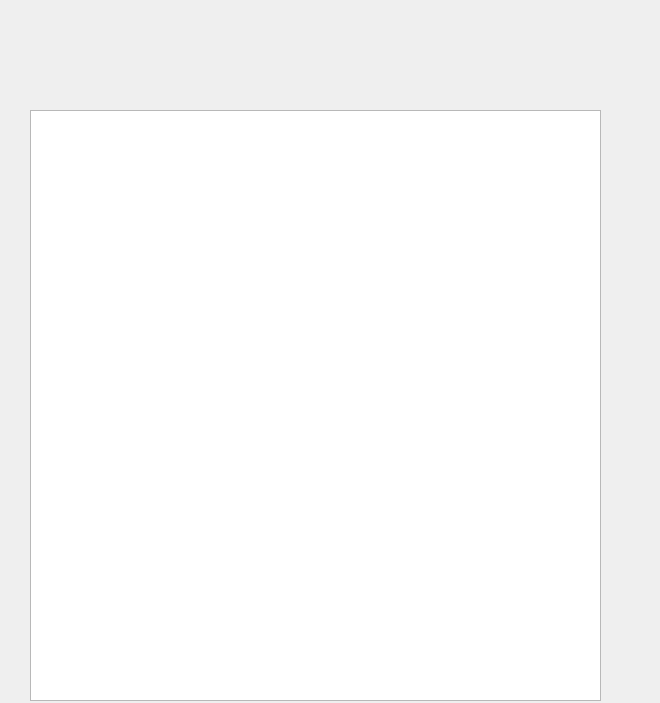
<?xml version="1.0" encoding="UTF-8"?>
<ui version="4.0">
 <class>Widget</class>
 <widget class="QWidget" name="Widget">
  <property name="geometry">
   <rect>
    <x>0</x>
    <y>0</y>
    <width>660</width>
    <height>703</height>
   </rect>
  </property>
  <property name="windowTitle">
   <string>Widget</string>
  </property>
  <widget class="QListView" name="listView">
   <property name="geometry">
    <rect>
     <x>30</x>
     <y>110</y>
     <width>571</width>
     <height>591</height>
    </rect>
   </property>
  </widget>
 </widget>
 <resources/>
 <connections/>
</ui>
